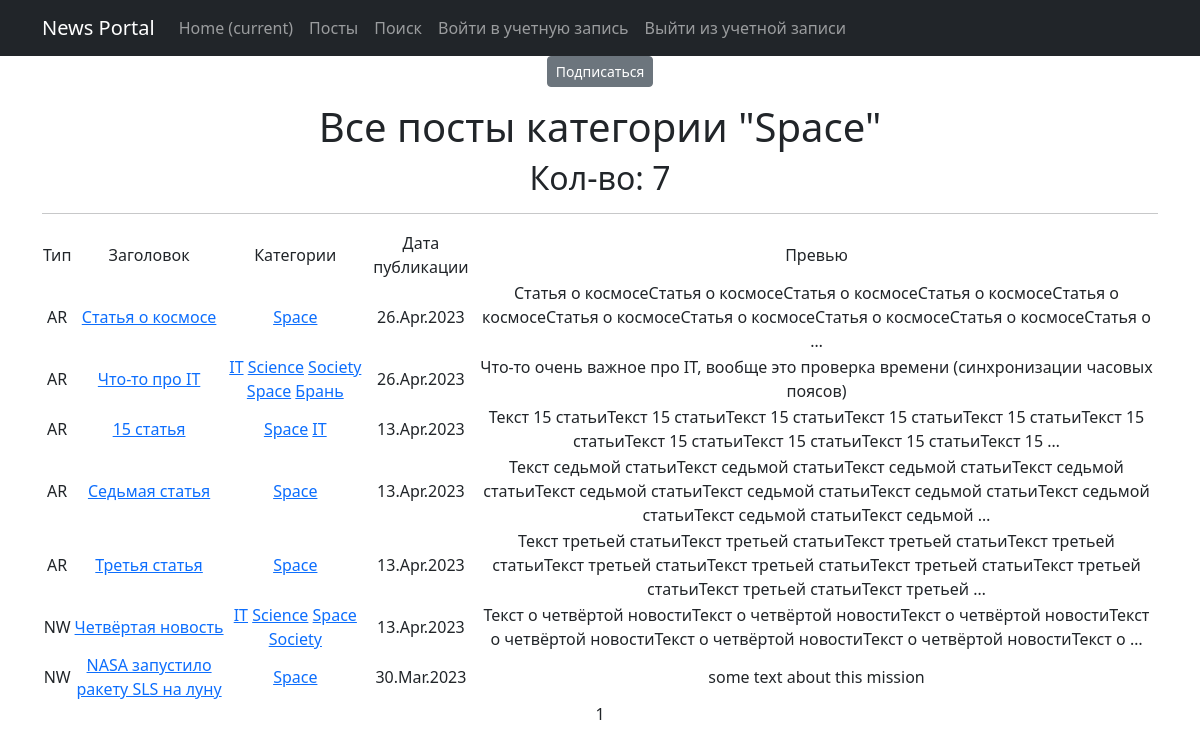
Before: /news/categories/4 with the older database file.
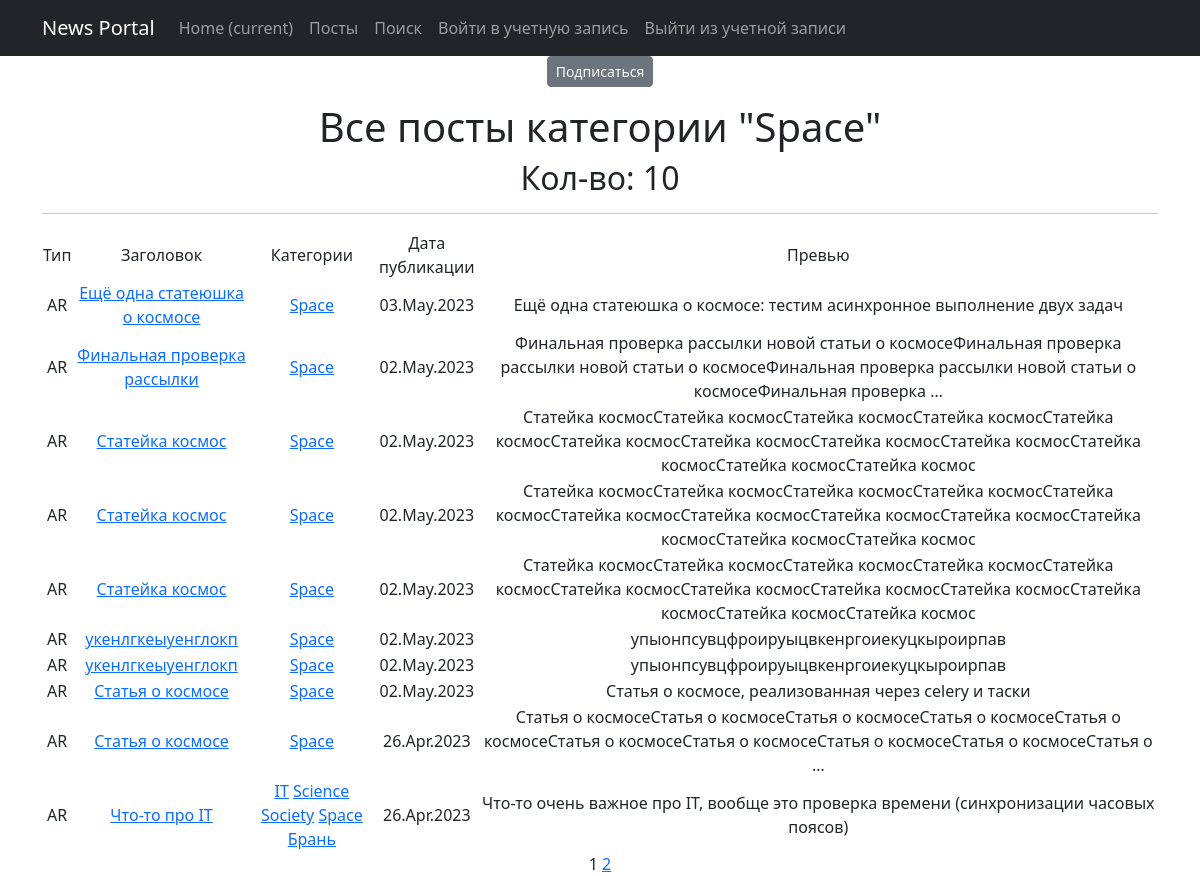
After: the same page with the newer database file.
### news_site/models.py (models this page shows, shortened)
class Post(models.Model):
    author = models.ForeignKey(Author, on_delete=models.CASCADE)
    NEWS = 'NW'
    ARTICLE = 'AR'
    CATEGORY_CHOICES = (
        (NEWS, 'Новость'),
        (ARTICLE, 'Статья')
    )
    categoryType = models.CharField(max_length=2, choices=CATEGORY_CHOICES, default=ARTICLE)
    time_add = models.DateTimeField(auto_now_add=True)
    head = models.CharField(max_length=256)
    body = models.TextField()
    rating = models.SmallIntegerField(default=0)
    category = models.ManyToManyField(Category, through='PostCategory')

class Category(models.Model):
    name = models.CharField(max_length=128, unique=True)
    subscribers = models.ManyToManyField(User, blank=True, related_name='categories')
    def __str__(self):
        return f'{self.name}'

### news_site/views.py (the view)
# urls.py: path('categories/<int:pk>', CategoryListView.as_view(), name='category_list'),
class CategoryListView(PostList):
    template_name = 'category_list.html'
    context_object_name = 'category_post_list'
    def get_queryset(self):
        self.category = get_object_or_404(Category, id=self.kwargs['pk'])
        queryset = Post.objects.filter(category=self.category).order_by('-time_add')
        return queryset
    def get_context_data(self, **kwargs):
        context = super().get_context_data(**kwargs)
        context['is_not_subscriber'] = self.request.user not in self.category.subscribers.all()
        context['category'] = self.category
        return context

### news_site/templatetags/custom_filters.py (called while the page is built)
@register.filter()
def censor(text):
    try:
        str(text)
        word_list = text.split()
        for swear in SWEAR_WORDS:
            for i, word in enumerate(word_list):
                if swear[1:] in word:  # проверка со второй буквы, чтобы учесть верхний регистр
                    word_list[i] = word_list[i].replace(word, SWEAR_WORDS[swear])
        return ' '.join(word_list)
    except ValueError:
        print("Ошибка, невозможно применить фильтр к не строковым данным")

### templates/category_list.html (shortened to what this page needs)
{% extends 'flatpages/default.html' %}
{% load custom_filters %}
{% block content %}
    {% if is_not_subscriber %}
    <p class="text-center"><a href="{% url 'subscribe' category.id %}" class="btn btn-secondary btn-sm">Подписаться</a></p>
    {% else %}
    <p class="text-center"><a href="{% url 'unsubscribe' category.id %}" class="btn btn-secondary btn-sm">Отписаться</a></p>
    {% endif %}
    <h1>Все посты категории "{{ category }}"</h1>
    <h2>Кол-во: {{ category_post_list|length }}</h2>
    <hr>
    {% if category_post_list %}
        <table>
            <tr>
                <td>Тип</td>
                <td>Заголовок</td>
                <td>Категории</td>
                <td>Дата публикации</td>
                <td>Превью</td>
            </tr>
            {% for post in category_post_list %}
            <tr>
                <td>{{ post.categoryType }}</td>
                <td>
                    <a href="{% url 'post_detail' post.id %}">{{ post.head|censor }}</a>
                </td>
                <td>
                    {% for category in post.category.all %}
                    <a href="{% url 'category_list' category.id %}">{{ category }}</a>
                    {% endfor %}
                </td>
                <td>{{ post.time_add|date:'d.M.Y' }}</td>
                <td>{{ post.body|truncatewords:20|censor }}</td>
                <td>
                </td>
            </tr>
            {% endfor %}
        </table>
    {% else %}
        <h2>Постов нет!</h2>
    {% endif %}
    {{ page_obj.number }}
    {% if page_obj.has_next %}
        <a href="?page={{ page_obj.next_page_number }}">{{ page_obj.next_page_number }}</a>
    {% endif %}
{% endblock content %}

Changed rows visible on the page:
no longer on this page (row unchanged): Post: categoryType "AR", head|censor "15 статья", time_add "13.Apr.2023", body|censor "Текст 15 статьиТекст 15 статьиТекст 15 статьиТекст 15 статьиТекст 15 статьиТекст 15 статьиТекст 15 статьиТекст 15 статьиТекст 15 статьиТекст 15 …", Category (name "Space"), Category (name "IT")
no longer on this page (row unchanged): Post: categoryType "AR", head|censor "Седьмая статья", time_add "13.Apr.2023", body|censor "Текст седьмой статьиТекст седьмой статьиТекст седьмой статьиТекст седьмой статьиТекст седьмой статьиТекст седьмой статьиТекст седьмой статьиТекст седьмой статьиТекст седьмой статьиТекст седьмой …", Category (name "Space")
no longer on this page (row unchanged): Post: categoryType "AR", head|censor "Третья статья", time_add "13.Apr.2023", body|censor "Текст третьей статьиТекст третьей статьиТекст третьей статьиТекст третьей статьиТекст третьей статьиТекст третьей статьиТекст третьей статьиТекст третьей статьиТекст третьей статьиТекст третьей …", Category (name "Space")
no longer on this page (row unchanged): Post: categoryType "NW", head|censor "Четвёртая новость", time_add "13.Apr.2023", body|censor "Текст о четвёртой новостиТекст о четвёртой новостиТекст о четвёртой новостиТекст о четвёртой новостиТекст о четвёртой новостиТекст о четвёртой новостиТекст о …", Category (name "IT"), Category (name "Science"), Category (name "Space"), Category (name "Society")
no longer on this page (row unchanged): Post: categoryType "NW", head|censor "NASA запустило ракету SLS на луну", time_add "30.Mar.2023", body|censor "some text about this mission", Category (name "Space")
added Post: categoryType "AR", head|censor "Ещё одна статеюшка о космосе", time_add "03.May.2023", body|censor "Ещё одна статеюшка о космосе: тестим асинхронное выполнение двух задач", Category (name "Space")
added Post: categoryType "AR", head|censor "Финальная проверка рассылки", time_add "02.May.2023", body|censor "Финальная проверка рассылки новой статьи о космосеФинальная проверка рассылки новой статьи о космосеФинальная проверка рассылки новой статьи о космосеФинальная проверка …", Category (name "Space")
added Post: categoryType "AR", head|censor "Статейка космос", time_add "02.May.2023", body|censor "Статейка космосСтатейка космосСтатейка космосСтатейка космосСтатейка космосСтатейка космосСтатейка космосСтатейка космосСтатейка космосСтатейка космосСтатейка космосСтатейка космос", Category (name "Space")
added Post: categoryType "AR", head|censor "Статейка космос", time_add "02.May.2023", body|censor "Статейка космосСтатейка космосСтатейка космосСтатейка космосСтатейка космосСтатейка космосСтатейка космосСтатейка космосСтатейка космосСтатейка космосСтатейка космосСтатейка космос", Category (name "Space")
added Post: categoryType "AR", head|censor "Статейка космос", time_add "02.May.2023", body|censor "Статейка космосСтатейка космосСтатейка космосСтатейка космосСтатейка космосСтатейка космосСтатейка космосСтатейка космосСтатейка космосСтатейка космосСтатейка космосСтатейка космос", Category (name "Space")
added Post: categoryType "AR", head|censor "укенлгкеыуенглокп", time_add "02.May.2023", body|censor "упыонпсувцфроируыцвкенргоиекуцкыроирпав", Category (name "Space")
added Post: categoryType "AR", head|censor "укенлгкеыуенглокп", time_add "02.May.2023", body|censor "упыонпсувцфроируыцвкенргоиекуцкыроирпав", Category (name "Space")
added Post: categoryType "AR", head|censor "Статья о космосе", time_add "02.May.2023", body|censor "Статья о космосе, реализованная через celery и таски", Category (name "Space")
Other visible differences:
{{ category_post_list|length }}: "7" → "10"
{{ page_obj.next_page_number }}: (not shown) → "2"
